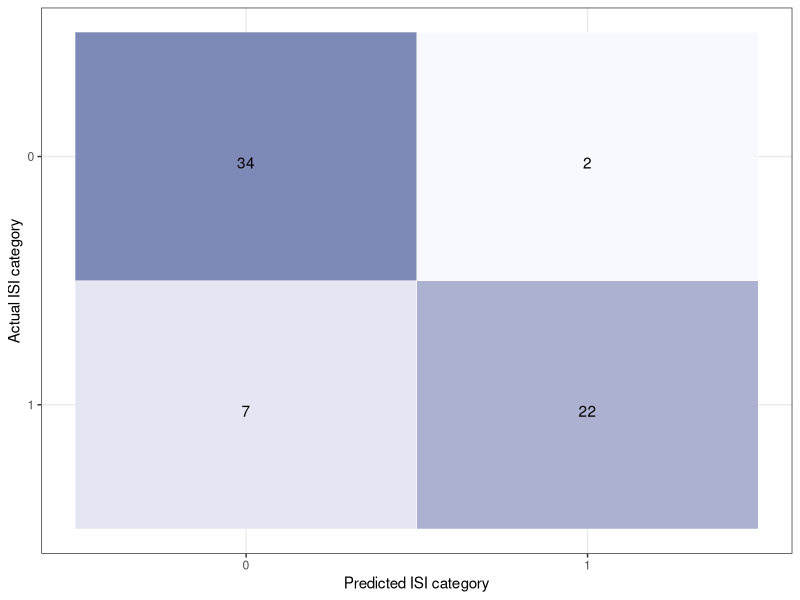

Recreate this plot in R. (Note: this script raises an error after producing the figure.)
#绘制混淆矩阵---------------------------------------------------------------
rm(list = ls())
library(caret)
library(ggplot2)

label <- factor(c(0, 0, 1, 1))
pred <- factor(c(0, 1, 0, 1))

# ISI_TRAINING---------------------------
n <- c(34, 7, 2, 22)
df <- data.frame(label, pred, n)
ggplot(data = df, mapping = aes(x = label, y = pred)) +
  geom_tile(aes(fill = n), colour = "white") +
  geom_text(aes(label = sprintf("%1.0f", n)), vjust = 1) +
  scale_fill_gradient(low = "ghostwhite", high = "#7F89B8", space = "Lab") +
  theme_bw() +
  theme(legend.position = "none") +
  scale_y_discrete(limits=rev) +
  xlab("Predicted ISI category") +
  ylab("Actual ISI category")
ggsave(filename = ".../Confusion matrix/ISI_training.pdf",
       plot = last_plot(),
       width = 2.4, height = 2.4, unit = "in", dpi = 300)

# ISI_TESTING
n <- c(8, 2, 2, 5)
df <- data.frame(label, pred, n)
ggplot(data = df, mapping = aes(x = label, y = pred)) +
  geom_tile(aes(fill = n), colour = "white") +
  geom_text(aes(label = sprintf("%1.0f", n)), vjust = 1) +
  scale_fill_gradient(low = "ghostwhite", high = "#7F89B8", space = "Lab") +
  theme_bw() +
  theme(legend.position = "none") +
  scale_y_discrete(limits=rev) +
  xlab("Predicted ISI category") +
  ylab("Actual ISI category")
ggsave(filename = ".../Confusion matrix/ISI_testing.pdf",
       plot = last_plot(),
       width = 2.4, height = 2.4, unit = "in", dpi = 300)

# MOCA_TRAINING---------------------------
n <- c(19, 6, 2, 38)
df <- data.frame(label, pred, n)
ggplot(data = df, mapping = aes(x = label, y = pred)) +
  geom_tile(aes(fill = n), colour = "white") +
  geom_text(aes(label = sprintf("%1.0f", n)), vjust = 1) +
  scale_fill_gradient(low = "ghostwhite", high = "#7F89B8", space = "Lab") +
  theme_bw() +
  theme(legend.position = "none") +
  scale_y_discrete(limits=rev) +
  xlab("Predicted MoCA category") +
  ylab("Actual MoCA category")
ggsave(filename = ".../Confusion matrix/MOCA_training.pdf",
       plot = last_plot(),
       width = 2.4, height = 2.4, unit = "in", dpi = 300)

# MOCA_TESTING
n <- c(4, 3, 2, 8)
df <- data.frame(label, pred, n)
ggplot(data = df, mapping = aes(x = label, y = pred)) +
  geom_tile(aes(fill = n), colour = "white") +
  geom_text(aes(label = sprintf("%1.0f", n)), vjust = 1) +
  scale_fill_gradient(low = "ghostwhite", high = "#7F89B8", space = "Lab") +
  theme_bw() +
  theme(legend.position = "none") +
  scale_y_discrete(limits=rev) +
  xlab("Predicted MoCA category") +
  ylab("Actual MoCA category")
ggsave(filename = ".../Confusion matrix/MOCA_testing.pdf",
       plot = last_plot(),
       width = 2.4, height = 2.4, unit = "in", dpi = 300)

# PSQI_TRAINING---------------------------
n <- c(16, 4, 6, 39)
df <- data.frame(label, pred, n)
ggplot(data = df, mapping = aes(x = label, y = pred)) +
  geom_tile(aes(fill = n), colour = "white") +
  geom_text(aes(label = sprintf("%1.0f", n)), vjust = 1) +
  scale_fill_gradient(low = "ghostwhite", high = "#7F89B8", space = "Lab") +
  theme_bw() +
  theme(legend.position = "none") +
  scale_y_discrete(limits=rev) +
  xlab("Predicted PSQI category") +
  ylab("Actual PSQI category")
ggsave(filename = ".../Confusion matrix/PSQI_training.pdf",
       plot = last_plot(),
       width = 2.4, height = 2.4, unit = "in", dpi = 300)

# PSQI_TESTING
n <- c(4, 1, 2, 10)
df <- data.frame(label, pred, n)
ggplot(data = df, mapping = aes(x = label, y = pred)) +
  geom_tile(aes(fill = n), colour = "white") +
  geom_text(aes(label = sprintf("%1.0f", n)), vjust = 1) +
  scale_fill_gradient(low = "ghostwhite", high = "#7F89B8", space = "Lab") +
  theme_bw() +
  theme(legend.position = "none") +
  scale_y_discrete(limits=rev) +
  xlab("Predicted PSQI category") +
  ylab("Actual PSQI category")
ggsave(filename = ".../Confusion matrix/PSQI_testing.pdf",
       plot = last_plot(),
       width = 2.4, height = 2.4, unit = "in", dpi = 300)

# ESS_TRAINING---------------------------
n <- c(33, 8, 0, 24)
df <- data.frame(label, pred, n)
ggplot(data = df, mapping = aes(x = label, y = pred)) +
  geom_tile(aes(fill = n), colour = "white") +
  geom_text(aes(label = sprintf("%1.0f", n)), vjust = 1) +
  scale_fill_gradient(low = "ghostwhite", high = "#7F89B8", space = "Lab") +
  theme_bw() +
  theme(legend.position = "none") +
  scale_y_discrete(limits=rev) +
  xlab("Predicted ESS category") +
  ylab("Actual ESS category")
ggsave(filename = ".../Confusion matrix/ESS_training.pdf",
       plot = last_plot(),
       width = 2.4, height = 2.4, unit = "in", dpi = 300)

# ESS_TESTING
n <- c(8, 2, 1, 6)
df <- data.frame(label, pred, n)
ggplot(data = df, mapping = aes(x = label, y = pred)) +
  geom_tile(aes(fill = n), colour = "white") +
  geom_text(aes(label = sprintf("%1.0f", n)), vjust = 1) +
  scale_fill_gradient(low = "ghostwhite", high = "#7F89B8", space = "Lab") +
  theme_bw() +
  theme(legend.position = "none") +
  scale_y_discrete(limits=rev) +
  xlab("Predicted ESS category") +
  ylab("Actual ESS category")
ggsave(filename = ".../Confusion matrix/ESS_testing.pdf",
       plot = last_plot(),
       width = 2.4, height = 2.4, unit = "in", dpi = 300)
